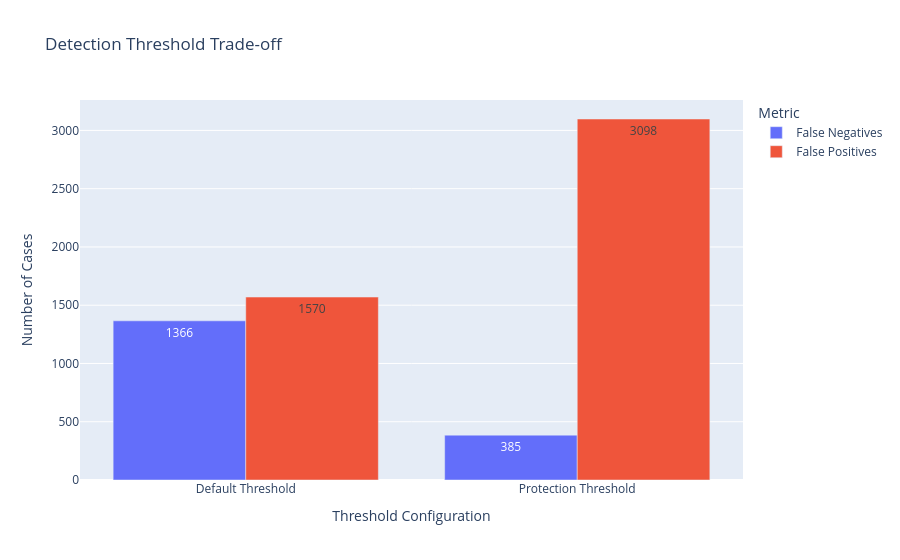

Source (notebook cell):
### Markdown cell above
## False Negative and False Positive Trade-off

### Code cell
threshold_comparison = threshold_results.melt(
    id_vars="Configuration",
    value_vars=[
        "False Negatives",
        "False Positives"
    ],
    var_name="Metric",
    value_name="Count"
)

fig = px.bar(
    threshold_comparison,
    x="Configuration",
    y="Count",
    color="Metric",
    barmode="group",
    title="Detection Threshold Trade-off",
    text="Count"
)

fig.update_layout(
    xaxis_title="Threshold Configuration",
    yaxis_title="Number of Cases"
)

fig.show()

### Figure 1 — Plotly figure (JSON) as saved in the notebook; plotly's stock layout.template omitted (floating-point values rounded to 4 significant figures)
{"data": [{"alignmentgroup": "True", "hovertemplate": "Metric=False Negatives<br>Configuration=%{x}<br>Count=%{text}<extra></extra>", "legendgroup": "False Negatives", "marker": {"color": "#636efa", "pattern": {"shape": ""}}, "name": "False Negatives", "offsetgroup": "False Negatives", "orientation": "v", "showlegend": true, "text": [1366.0, 385.0], "textposition": "auto", "type": "bar", "x": ["Default Threshold", "Protection Threshold"], "xaxis": "x", "y": [1366, 385], "yaxis": "y"}, {"alignmentgroup": "True", "hovertemplate": "Metric=False Positives<br>Configuration=%{x}<br>Count=%{text}<extra></extra>", "legendgroup": "False Positives", "marker": {"color": "#EF553B", "pattern": {"shape": ""}}, "name": "False Positives", "offsetgroup": "False Positives", "orientation": "v", "showlegend": true, "text": [1570.0, 3098.0], "textposition": "auto", "type": "bar", "x": ["Default Threshold", "Protection Threshold"], "xaxis": "x", "y": [1570, 3098], "yaxis": "y"}], "layout": {"barmode": "group", "legend": {"title": {"text": "Metric"}, "tracegroupgap": 0}, "title": {"text": "Detection Threshold Trade-off"}, "xaxis": {"anchor": "y", "domain": [0, 1], "title": {"text": "Threshold Configuration"}}, "yaxis": {"anchor": "x", "domain": [0, 1], "title": {"text": "Number of Cases"}}}}
